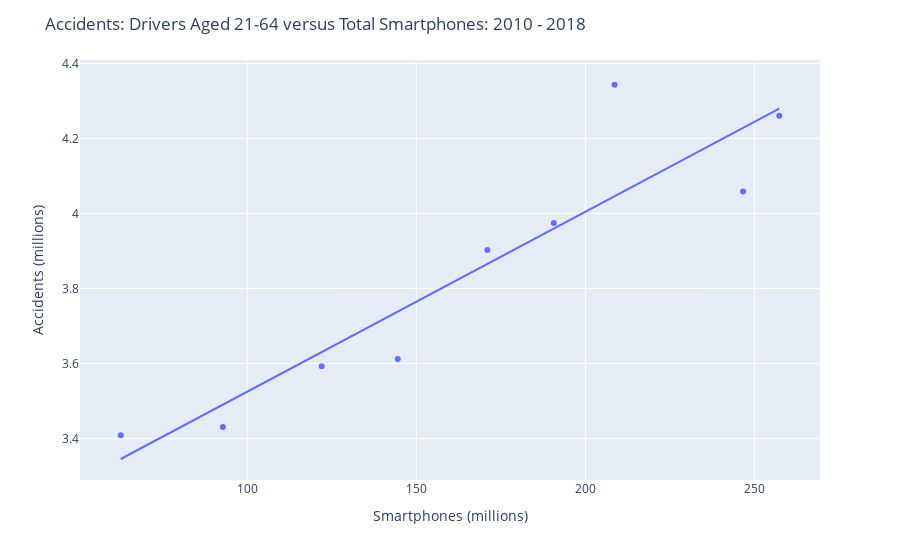

This figure's notebook cell:
### Code cell
smartphones=total_smartphones

accidents=all_other_drivers2

fig = px.scatter(all_accident_graph_df, x=smartphones, y=accidents, trendline="ols")

# Edit the layout
fig.update_layout(title='Accidents: Drivers Aged 21-64 versus Total Smartphones: 2010 - 2018 ',
                   xaxis_title='Smartphones (millions)',
                   yaxis_title='Accidents (millions)')

fig.show()

results = px.get_trendline_results(fig)
print(results)

### Figure 1 — Plotly figure (JSON) as saved in the notebook; plotly's stock layout.template omitted (floating-point values rounded to 4 significant figures)
{"data": [{"hoverlabel": {"namelength": 0}, "hovertemplate": "x=%{x}<br>y=%{y}", "legendgroup": "", "marker": {"color": "#636efa", "symbol": "circle"}, "mode": "markers", "name": "", "showlegend": false, "type": "scatter", "x": [62.6, 92.8, 122, 144.5, 171, 190.6, 208.6, 246.6, 257.3], "xaxis": "x", "y": [3.409, 3.431, 3.593, 3.612, 3.903, 3.975, 4.343, 4.058, 4.26], "yaxis": "y"}, {"hoverlabel": {"namelength": 0}, "hovertemplate": "<b>OLS trendline</b><br>y = 0.004795 * x + 3.045728<br>R<sup>2</sup>=0.850910<br><br>x=%{x}<br>y=%{y} <b>(trend)</b>", "legendgroup": "", "marker": {"color": "#636efa", "symbol": "circle"}, "mode": "lines", "name": "", "showlegend": false, "type": "scatter", "x": [62.6, 92.8, 122, 144.5, 171, 190.6, 208.6, 246.6, 257.3], "xaxis": "x", "y": [3.346, 3.491, 3.631, 3.739, 3.866, 3.96, 4.046, 4.228, 4.279], "yaxis": "y"}], "layout": {"legend": {"tracegroupgap": 0}, "margin": {"t": 60}, "title": {"text": "Accidents: Drivers Aged 21-64 versus Total Smartphones: 2010 - 2018 "}, "xaxis": {"anchor": "y", "domain": [0, 1], "title": {"text": "Smartphones (millions)"}}, "yaxis": {"anchor": "x", "domain": [0, 1], "title": {"text": "Accidents (millions)"}}}}
